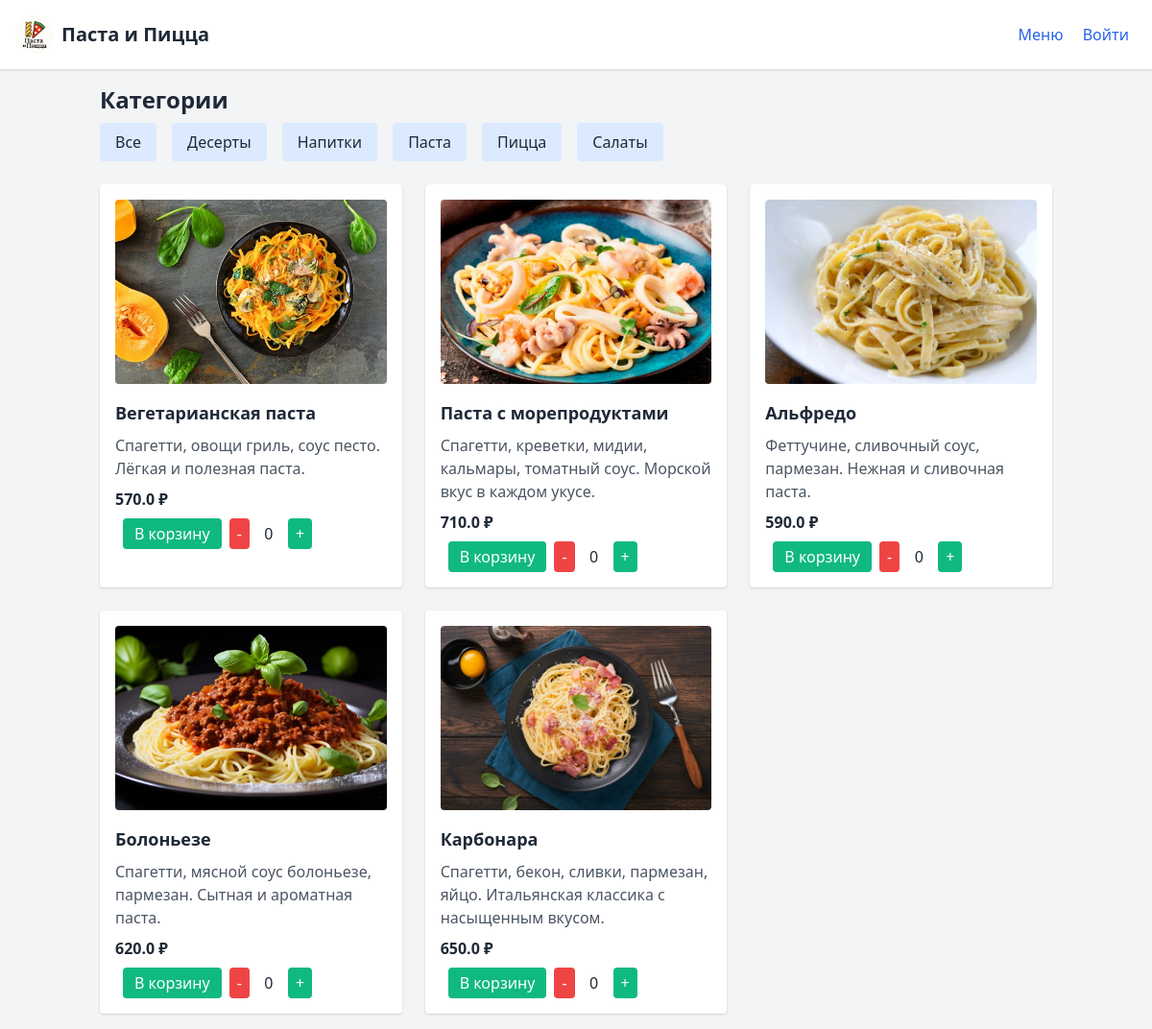
Screenshot of /menu?category_id=1 with the database file from the repository.
### tables this page shows
CREATE TABLE categories (
    id INTEGER PRIMARY KEY AUTOINCREMENT,
    name TEXT NOT NULL
);

CREATE TABLE dishes (
    id INTEGER PRIMARY KEY AUTOINCREMENT,
    title TEXT,
    description TEXT,
    price REAL,
    category_id INTEGER,
    image TEXT,
    is_veg INTEGER DEFAULT 0,
    is_spicy INTEGER DEFAULT 0,
    FOREIGN KEY(category_id) REFERENCES categories(id)
);

### app.py (the view)
@app.route("/menu")
def menu():
    category_id = request.args.get("category_id")
    if category_id:
        dishes = get_dishes(category_id=int(category_id))
    else:
        dishes = get_dishes()
    categories = get_categories()
    return render_template("menu.html", dishes=dishes, categories=categories)

### app.py (called while the page is built)
@app.before_request
def before_request():
    get_db()

@app.teardown_appcontext
def teardown_db(exception):
    close_db()

def get_categories():
    cats = query_db("SELECT id, name FROM categories ORDER BY name")
    return [dict(row) for row in cats]

def get_dishes(category_id=None):
    if category_id:
        dishes = query_db("SELECT * FROM dishes WHERE category_id=? ORDER BY id DESC", (category_id,))
    else:
        dishes = query_db("SELECT * FROM dishes ORDER BY id DESC")
    return [dict(row) for row in dishes]

### database.py (called while the page is built)
def get_db():
    if 'db' not in g:
        conn = sqlite3.connect(DB_PATH)
        conn.row_factory = sqlite3.Row
        g.db = conn
    return g.db

def query_db(query, args=(), one=False):
    cur = get_db().execute(query, args)
    rv = cur.fetchall()
    cur.close()
    return (rv[0] if rv else None) if one else rv

### templates/menu.html (shortened to what this page needs)
<!DOCTYPE html>
<html lang="ru">
<head>
  <link href="https://cdn.jsdelivr.net/npm/tailwindcss@2.2.19/dist/tailwind.min.css" rel="stylesheet">
</head>
<body class="bg-gray-100 text-gray-800">
  <header class="bg-white shadow p-4 flex justify-between items-center">
    <a href="/" class="flex items-center space-x-2">
      <img src="{{ url_for('static', filename='uploads/pasta_pizza.png') }}" alt="Логотип Паста и Пицца" class="h-10 w-10 rounded-full" loading="lazy" />
      <h1 class="text-xl font-bold">Паста и Пицца</h1>
    </a>
    <nav>
      <a href="/menu" class="mx-2 text-blue-600 hover:underline">Меню</a>
      {% if session.user_id %}
        <span id="userMenuButton" class="mx-2 text-gray-700 cursor-pointer relative select-none">
          {{ session.user_name }}
          <div id="userDropdown" class="hidden absolute top-full right-0 bg-white border rounded shadow p-2 z-10">
            <a href="/logout" class="block text-red-600 hover:underline">Выйти</a>
          </div>
        </span>
      {% else %}
        <a href="/login" class="mx-2 text-blue-600 hover:underline">Войти</a>
      {% endif %}
    </nav>
  </header>
  <main class="p-4 max-w-5xl mx-auto">
    <div class="mb-6">
      <h2 class="text-2xl font-bold mb-2">Категории</h2>
      <div class="flex flex-wrap gap-4">
        <a href="/menu" class="px-4 py-2 bg-blue-100 rounded hover:bg-blue-200">Все</a>
        {% for cat in categories %}
          <a href="/menu?category_id={{ cat.id }}" class="px-4 py-2 bg-blue-100 rounded hover:bg-blue-200">
            {{ cat.name }}
          </a>
        {% endfor %}
      </div>
    </div>
    <div class="grid grid-cols-1 md:grid-cols-2 lg:grid-cols-3 gap-6">
      {% for dish in dishes %}
        <div class="bg-white shadow rounded p-4">
          {% if dish.image %}
            <a href="{{ url_for('dish_detail', dish_id=dish.id) }}">
              <img src="{{ url_for('uploads', filename=dish.image) }}" alt="{{ dish.title }}" class="w-full h-48 object-cover mb-4 rounded cursor-pointer" loading="lazy">
            </a>
          {% endif %}
          <h3 class="text-lg font-bold mb-2">{{ dish.title }}</h3>
          <p class="text-gray-600 mb-2">{{ dish.description }}</p>
          <p class="font-semibold mb-2">{{ dish.price }} ₽</p>
          <div class="flex justify-between items-center">
            <form action="/cart" method="post" class="inline flex items-center space-x-2">
              <button type="submit" class="px-3 py-1 bg-green-500 text-white rounded hover:bg-green-600">В корзину</button>
            </form>
          </div>
        </div>
      {% endfor %}
    </div>
  </main>
</body>
</html>

### rows the page displays
categories: name "Десерты"
categories: name "Напитки"
categories: name "Паста"
categories: name "Пицца"
categories: name "Салаты"
dishes: image (picture), title "Вегетарианская паста", description "Спагетти, овощи гриль, соус песто. Лёгкая и полезная паста.", price "570.0"
dishes: image (picture), title "Паста с морепродуктами", description "Спагетти, креветки, мидии, кальмары, томатный соус. Морской вкус в каждом укусе.", price "710.0"
dishes: image (picture), title "Альфредо", description "Феттучине, сливочный соус, пармезан. Нежная и сливочная паста.", price "590.0"
dishes: image (picture), title "Болоньезе", description "Спагетти, мясной соус болоньезе, пармезан. Сытная и ароматная паста.", price "620.0"
dishes: image (picture), title "Карбонара", description "Спагетти, бекон, сливки, пармезан, яйцо. Итальянская классика с насыщенным вкусом.", price "650.0"
